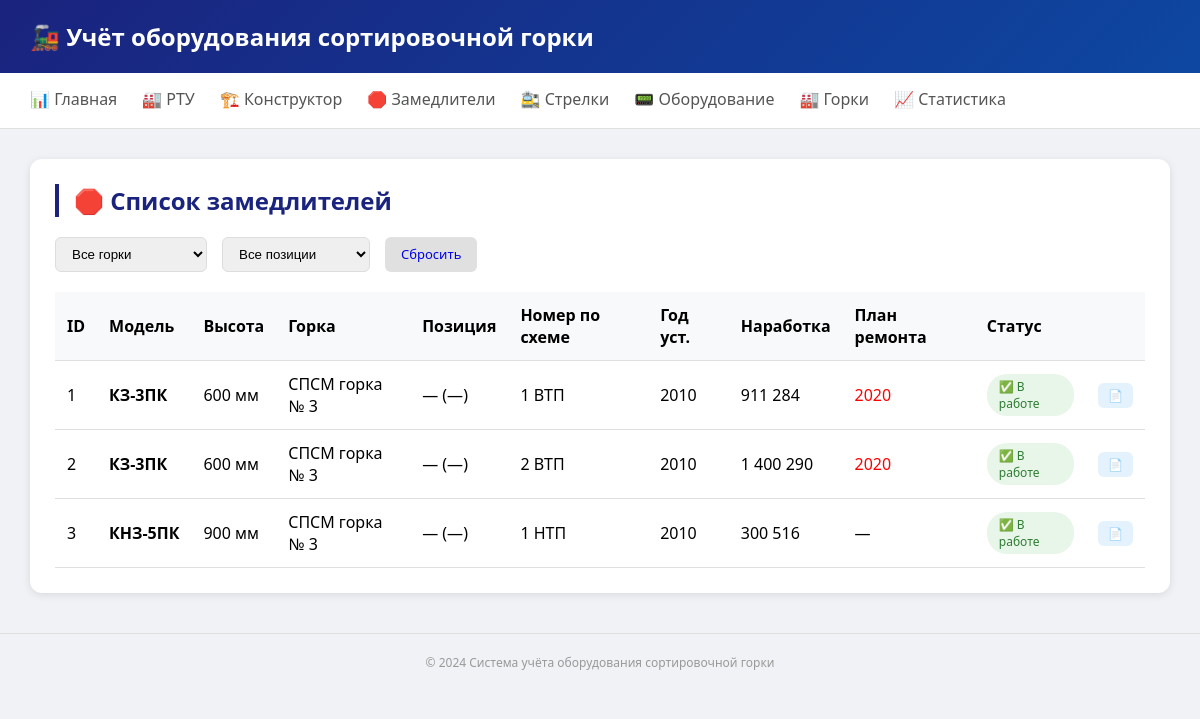
The page /retarders/ on the database as committed earlier.
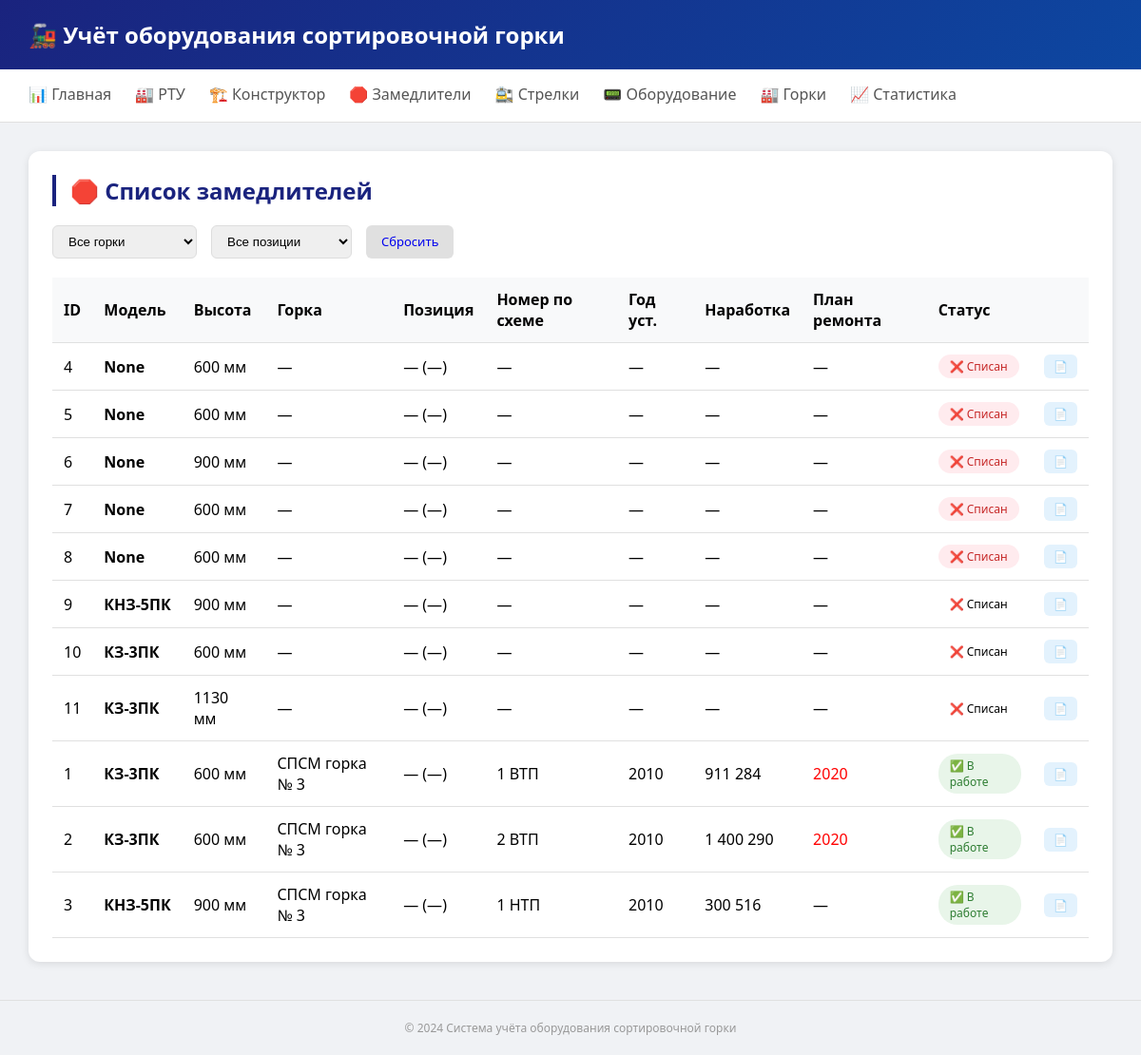
The same page on the database as committed later.
### tables this page shows
CREATE TABLE retarders (
        id INTEGER PRIMARY KEY AUTOINCREMENT,
        device_id INTEGER NOT NULL UNIQUE,
        
        model TEXT,
        height_mm INTEGER,
        tor_position TEXT,
        way TEXT,
        install_year INTEGER,
        last_repair_year INTEGER,
        last_modernization_year INTEGER,
        total_operations INTEGER,
        avg_usage INTEGER,
        planned_repair_year INTEGER,
        residual_value REAL,
        
        FOREIGN KEY (device_id) REFERENCES devices(id)
    );

CREATE TABLE parks (
        id INTEGER PRIMARY KEY AUTOINCREMENT,
        name TEXT NOT NULL,
        station TEXT,
        class INTEGER,
        num_tracks INTEGER,
        num_bundles INTEGER,
        control_system TEXT,
        description TEXT
    );

CREATE TABLE devices (
        id INTEGER PRIMARY KEY AUTOINCREMENT,
        equipment_type_id INTEGER NOT NULL,
        park_id INTEGER,
        track_section_id INTEGER,
        brake_position_id INTEGER,
        
        model TEXT,
        inv_number TEXT UNIQUE,
        serial_number TEXT,
        
        location_detail TEXT,
        mount_date DATE,
        
        params TEXT,
        
        manufacture_date DATE,
        install_date DATE,
        last_check_date DATE,
        
        status TEXT DEFAULT 'active',
        notes TEXT, rtu_batch_id INTEGER, manufacturer TEXT, passport_data TEXT, height_mm INTEGER, network_number TEXT, be TEXT DEFAULT "5067", os6_name TEXT, os6_install_year INTEGER, os6_last_repair INTEGER, os6_last_modernization INTEGER,
        
        FOREIGN KEY (equipment_type_id) REFERENCES equipment_types(id),
        FOREIGN KEY (park_id) REFERENCES parks(id),
        FOREIGN KEY (track_section_id) REFERENCES track_sections(id),
        FOREIGN KEY (brake_position_id) REFERENCES brake_positions(id)
    );

### routers/retarders.py (the view)
@router.get("/", response_class=HTMLResponse)
async def retarders_list(request: Request, park_id: int = None, position: str = None):
    retarders = get_retarders(park_id, position)
    parks = get_parks()
    return templates.TemplateResponse("retarders.html", {
        "request": request, "retarders": retarders,
        "parks": parks, "selected_park": park_id, "selected_position": position
    })

### templates/retarders.html (shortened to what this page needs)
{% extends "base.html" %}
{% block content %}
<div class="card">
    <h2>🛑 Список замедлителей</h2>
    <div class="filter-bar">
        <select class="filter-select" id="parkFilter" onchange="applyFilters()">
            <option value="">Все горки</option>
        </select>
        <select class="filter-select" id="positionFilter" onchange="applyFilters()">
            <option value="">Все позиции</option>
        </select>
        <a href="/retarders" class="btn" style="background:#e0e0e0;">Сбросить</a>
    </div>
    <table class="table">
        <thead><tr><th>ID</th><th>Модель</th><th>Высота</th><th>Горка</th><th>Позиция</th><th>Номер по схеме</th><th>Год уст.</th><th>Наработка</th><th>План ремонта</th><th>Статус</th><th></th></tr></thead>
        <tbody>
            {% for r in retarders %}
            <tr>
                <td>{{ r.id }}</td>
                <td><strong>{{ r.model }}</strong></td>
                <td>{% if r.height_mm %}{{ r.height_mm }} мм{% else %}—{% endif %}</td>
                <td>{{ r.park_name or '—' }}</td>
                <td>{{ r.position_number or '—' }} ({{ r.position_type or '—' }})</td>
                <td>{{ r.tor_position or '—' }}</td>
                <td>{{ r.install_year or '—' }}</td>
                <td>{{ '{:,}'.format(r.total_operations).replace(',', ' ') if r.total_operations else '—' }}</td>
                <td>{% if r.planned_repair_year %}<span style="color: {% if r.planned_repair_year < 2025 %}red{% else %}green{% endif %};">{{ r.planned_repair_year }}</span>{% else %}—{% endif %}</td>
                <td><span class="badge badge-{{ r.status }}">{{ '✅ В работе' if r.status == 'active' else '📦 В запасе' if r.status == 'reserve' else '❌ Списан' }}</span></td>
                <td><a href="/retarders/{{ r.id }}" class="btn btn-sm">📄</a></td>
            </tr>
            {% endfor %}
        </tbody>
    </table>
</div>
{% endblock %}

Rows that differ between the two databases and show on the page:
added retarders: id "4", model "None", height_mm "600", park_name "—", position_number "—", position_type "—", tor_position "—", install_year "—", total_operations "—"
added devices: status "❌ Списан"
added retarders: id "5", model "None", height_mm "600", park_name "—", position_number "—", position_type "—", tor_position "—", install_year "—", total_operations "—"
added devices: status "❌ Списан"
added retarders: id "6", model "None", height_mm "900", park_name "—", position_number "—", position_type "—", tor_position "—", install_year "—", total_operations "—"
added devices: status "❌ Списан"
added retarders: id "7", model "None", height_mm "600", park_name "—", position_number "—", position_type "—", tor_position "—", install_year "—", total_operations "—"
added devices: status "❌ Списан"
added retarders: id "8", model "None", height_mm "600", park_name "—", position_number "—", position_type "—", tor_position "—", install_year "—", total_operations "—"
added devices: status "❌ Списан"
added retarders: id "9", model "КНЗ-5ПК", height_mm "900", park_name "—", position_number "—", position_type "—", tor_position "—", install_year "—", total_operations "—"
added devices: status "❌ Списан"
added retarders: id "10", model "КЗ-3ПК", height_mm "600", park_name "—", position_number "—", position_type "—", tor_position "—", install_year "—", total_operations "—"
added devices: status "❌ Списан"
added retarders: id "11", model "КЗ-3ПК", height_mm "1130", park_name "—", position_number "—", position_type "—", tor_position "—", install_year "—", total_operations "—"
added devices: status "❌ Списан"
